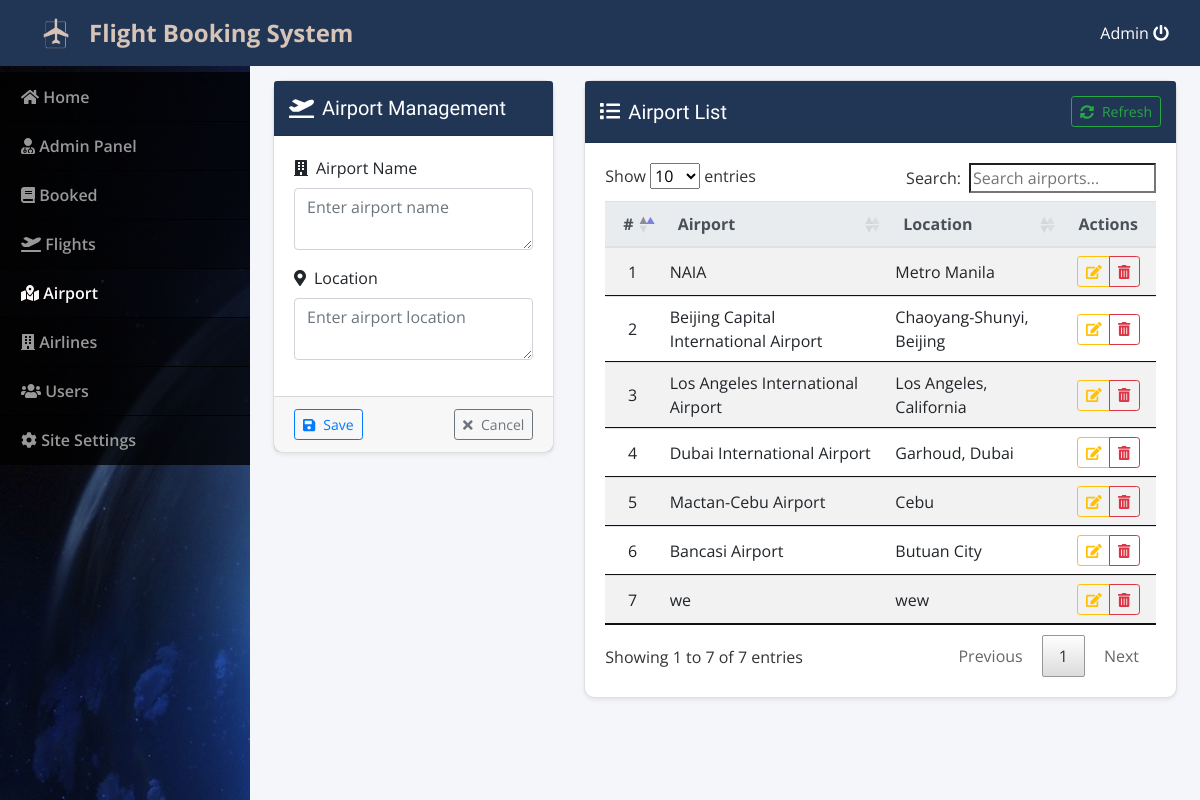
Screenshot of /admin/index.php?page=airport (signed in) with the database file from the repository.
### tables this page shows
CREATE TABLE `airport_list` (
  `id` bigint(30) NOT NULL,
  `airport` text NOT NULL,
  `location` text NOT NULL
);

### admin/airport.php (the view, shortened to what this page needs)
<?php include('db_connect.php'); ?>
<div class="container-fluid pt-3">
	<div class="row">
		<div class="col-md-4">
			<div class="card shadow-sm">
				<div class="card-header text-white d-flex justify-content-between align-items-center">
					<h5 class="card-title mb-0">
						<i class="fas fa-plane-departure mr-2"></i>Airport Management
					</h5>
				</div>
				<form action="" id="manage-airports" autocomplete="off">
					<div class="card-body">
						<div class="form-group">
							<label class="control-label">
								<i class="fas fa-building mr-2"></i>Airport Name
							</label>
							<textarea
								name="airport"
								cols="30"
								rows="2"
								class="form-control"
								placeholder="Enter airport name"
								required></textarea>
						</div>
						<div class="form-group">
							<label class="control-label">
								<i class="fas fa-map-marker-alt mr-2"></i>Location
							</label>
							<textarea
								name="location"
								cols="30"
								rows="2"
								class="form-control"
								placeholder="Enter airport location"
								required></textarea>
						</div>
					</div>
					<div class="card-footer">
						<div class="row">
							<div class="col-md-12 d-flex justify-content-between">
								<button type="submit" class="btn btn-outline-primary btn-sm">
									<i class="fas fa-save mr-2"></i>Save
								</button>
								<button type="button" class="btn btn-outline-secondary btn-sm" onclick="_reset()">
									<i class="fas fa-times mr-2"></i>Cancel
								</button>
							</div>
						</div>
					</div>
				</form>
			</div>
		</div>
		<div class="col-md-8">
			<div class="card shadow-sm">
				<div class="card-header text-white d-flex justify-content-between align-items-center">
					<h5 class="card-title mb-0">
						<i class="fas fa-list mr-2"></i>Airport List
					</h5>
					<div class="card-tools">
						<button class="btn btn-outline-success btn-sm" id="refresh-table">
							<i class="fas fa-sync-alt mr-2"></i>Refresh
						</button>
					</div>
				</div>
				<div class="card-body">
					<div class="table-responsive">
						<table class="table table-striped table-hover" id="airportTable">
							<thead class="thead-light">
								<tr>
									<th class="text-center">#</th>
									<th>Airport</th>
									<th>Location</th>
									<th class="text-center">Actions</th>
								</tr>
							</thead>
							<tbody>
								<?php
								$i = 1;
								$airports = $conn->query("SELECT * FROM airport_list ORDER BY id ASC");
								while ($row = $airports->fetch_assoc()):
								?>
									<tr>
										<td class="text-center"><?php echo $i++ ?></td>
										<td><?php echo htmlspecialchars($row['airport']) ?></td>
										<td><?php echo htmlspecialchars($row['location']) ?></td>
										<td class="text-center">
											<div class="btn-group" role="group">
												<button
													class="btn btn-sm btn-outline-warning edit_airport"
													data-id="<?php echo $row['id'] ?>"
													data-airport="<?php echo htmlspecialchars($row['airport']) ?>"
													data-location="<?php echo htmlspecialchars($row['location']) ?>"
													title="Edit">
													<i class="fas fa-edit"></i>
												</button>
												<button
													class="btn btn-sm btn-outline-danger delete_airport"
													data-id="<?php echo $row['id'] ?>"
													title="Delete">
													<i class="fas fa-trash-alt"></i>
												</button>
											</div>
										</td>
									</tr>
								<?php endwhile; ?>
							</tbody>
						</table>
					</div>
				</div>
			</div>
		</div>
	</div>
</div>

### admin/assets/css/style.css (style rules this page uses)
body { font-family: "Open Sans", sans-serif; color: #444444; width: 100%; height: calc(100%); }
h1, h2, h3, h4, h5, h6 { font-family: "Raleway", sans-serif; }

### admin/index.php (style rules this page uses)
body { background: #80808045; }

### admin/airport.php (style rules this page uses)
body { background-color: #f4f6f9; }
.card { border-radius: 10px; margin-bottom: 20px; }
.card-header { padding: 15px; border-bottom: 1px solid rgba(0, 0, 0, 0.1); background-color: #213555; }
.table td, .table th { vertical-align: middle !important; padding: 12px; }

### rows the page displays
airport_list: airport "NAIA", location "Metro Manila"
airport_list: airport "Beijing Capital International Airport", location "Chaoyang-Shunyi, Beijing"
airport_list: airport "Los Angeles International Airport", location "Los Angeles, California"
airport_list: airport "Dubai International Airport", location "Garhoud, Dubai"
airport_list: airport "Mactan-Cebu Airport", location "Cebu"
airport_list: airport "Bancasi Airport", location "Butuan City"
airport_list: airport "we", location "wew"

### other values shown
$_SESSION['login_name'] "Admin"
